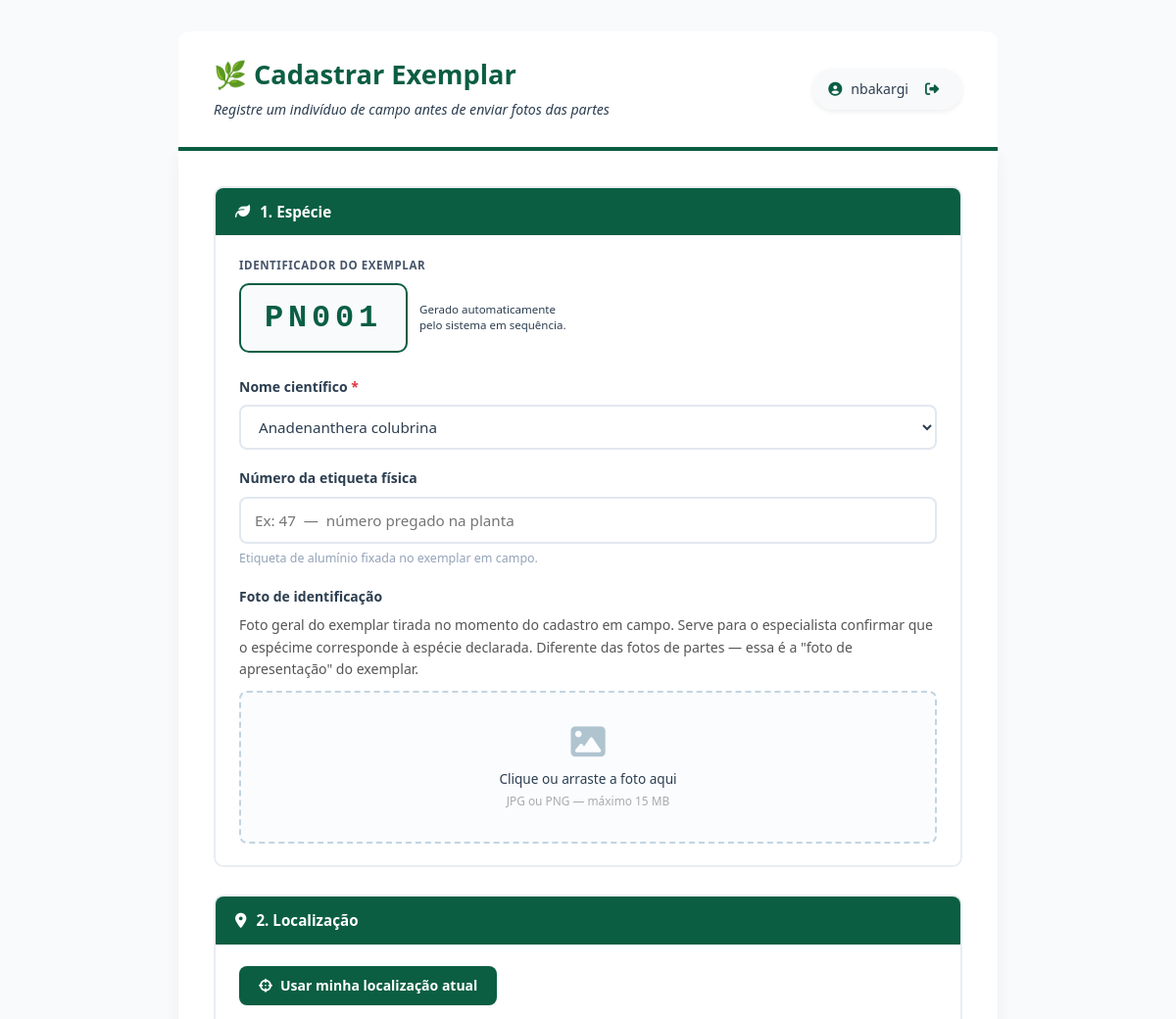
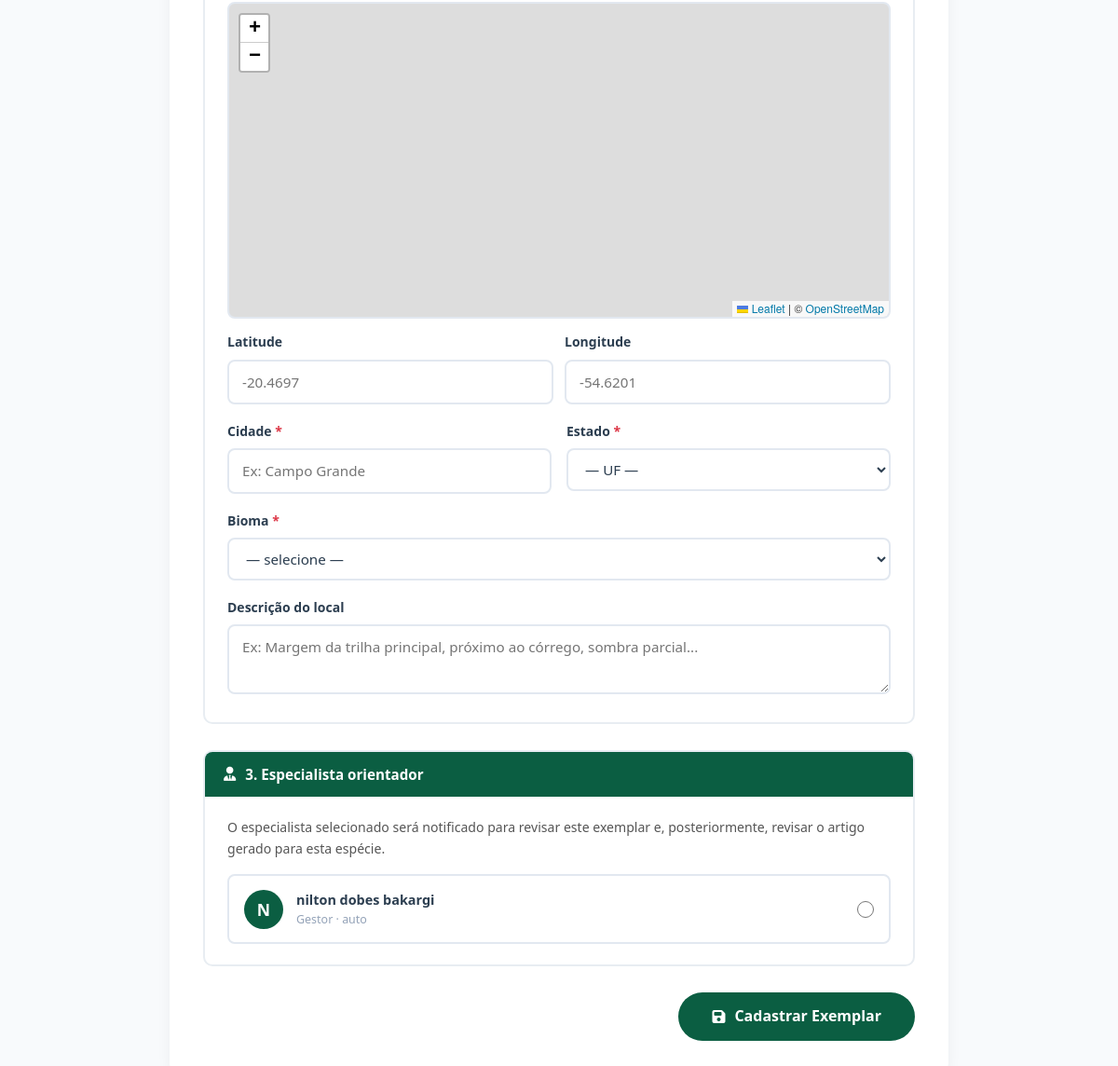
The app's page /src/Views/cadastrar_exemplar.php?especie_id=2 (signed in) with its own data (2 pictures, top to bottom).
### tables this page shows
CREATE TABLE `usuarios` (
  `id` int NOT NULL,
  `nome` varchar(150) NOT NULL,
  `email` varchar(150) NOT NULL,
  `senha_hash` varchar(255) NOT NULL,
  `categoria` enum('gestor','colaborador','revisor','validador','visitante') DEFAULT 'visitante',
  `subtipo_colaborador` varchar(100) DEFAULT NULL,
  `bio` text,
  `foto_perfil` varchar(255) DEFAULT NULL,
  `instituicao` varchar(255) DEFAULT NULL,
  `lattes` varchar(500) DEFAULT NULL,
  `orcid` varchar(20) DEFAULT NULL,
  `status_verificacao` enum('pendente','verificado','bloqueado','aguardando_gestor') DEFAULT 'pendente',
  `ativo` tinyint(1) DEFAULT '1',
  `data_cadastro` datetime DEFAULT CURRENT_TIMESTAMP,
  `ultimo_acesso` datetime DEFAULT NULL
);

### src/Views/cadastrar_exemplar.php (the view, shortened to what this page needs)
<?php
require_once __DIR__ . '/../../config/banco_de_dados.php';
$usuario_nome = $_SESSION['usuario_nome'] ?? 'Usuário';
$especies = $pdo->query("
    SELECT id, nome_cientifico
    FROM especies_administrativo
    WHERE status NOT IN ('publicado')
    ORDER BY nome_cientifico
")->fetchAll();
$especialistas = $pdo->query("
    SELECT id, nome, categoria, instituicao
    FROM usuarios
    WHERE categoria IN ('revisor','gestor')
      AND status_verificacao = 'verificado'
      AND ativo = 1
    ORDER BY nome
")->fetchAll();
$especie_pre = isset($_GET['especie_id']) ? (int)$_GET['especie_id'] : 0;
$stmt_prox = $pdo->query("SELECT MAX(CAST(SUBSTRING(codigo, 3) AS UNSIGNED)) FROM exemplares WHERE codigo REGEXP '^PN[0-9]{3}$'");
$proximo_num = (int)$stmt_prox->fetchColumn() + 1;
$proximo_codigo = 'PN' . str_pad($proximo_num, 3, '0', STR_PAD_LEFT);
?>
<!DOCTYPE html>
<html lang="pt-br">
<head>
    <link rel="stylesheet" href="https://unpkg.com/leaflet@1.9.4/dist/leaflet.css">
    <link href="https://cdn.jsdelivr.net/npm/bootstrap@5.3.0/dist/css/bootstrap.min.css" rel="stylesheet">
    <link rel="stylesheet" href="https://cdnjs.cloudflare.com/ajax/libs/font-awesome/6.4.2/css/all.min.css">
    <link rel="stylesheet" href="/penomato_mvp/assets/css/estilo.css">
</head>
<body>
<div class="container">
    <div class="cabecalho">
        <div>
            <h1>🌿 Cadastrar Exemplar</h1>
            <div class="sub">Registre um indivíduo de campo antes de enviar fotos das partes</div>
        </div>
        <div class="user-pill">
            <i class="fas fa-user-circle"></i>
            <span><?= htmlspecialchars($usuario_nome) ?></span>
            <a href="/penomato_mvp/src/Controllers/auth/logout_controlador.php"
               class="btn-sair" onclick="return confirm('Deseja sair?')">
                <i class="fas fa-sign-out-alt"></i>
            </a>
        </div>
    </div>
    <div class="card-form">
        <form method="POST"
              action="/penomato_mvp/src/Controllers/processar_cadastro_exemplar.php"
              enctype="multipart/form-data"
              id="form-exemplar">
            <div class="secao">
                <div class="secao-titulo">
                    <i class="fas fa-leaf"></i> 1. Espécie
                </div>
                <div class="secao-corpo">
                    <div class="campo" style="margin-bottom: var(--esp-6);">
                        <label style="text-transform:uppercase;font-size:var(--texto-xs);letter-spacing:.05em;font-weight:var(--peso-bold);color:var(--cinza-600);">
                            Identificador do Exemplar
                        </label>
                        <div style="display:flex;align-items:center;gap:var(--esp-3);margin-top:var(--esp-2);">
                            <span style="font-size:2rem;font-weight:var(--peso-bold);font-family:monospace;
                                         color:var(--cor-primaria);background:var(--cinza-50);
                                         border:2px solid var(--cor-primaria);border-radius:var(--raio-md);
                                         padding:var(--esp-2) var(--esp-6);letter-spacing:.15em;">
                                <?php echo htmlspecialchars($proximo_codigo); ?>
                            </span>
                            <span style="font-size:var(--texto-xs);color:var(--cinza-500);line-height:1.4;">
                                Gerado automaticamente<br>pelo sistema em sequência.
                            </span>
                        </div>
                    </div>
                    <div class="campo">
                        <label for="especie_id">
                            Nome científico <span class="req">*</span>
                        </label>
                        <select name="especie_id" id="especie_id" required>
                            <?php foreach ($especies as $esp): ?>
                                <option value="<?= $esp['id'] ?>"
                                    <?= $especie_pre == $esp['id'] ? 'selected' : '' ?>>
                                    <?= htmlspecialchars($esp['nome_cientifico']) ?>
                                </option>
                            <?php endforeach; ?>
                        </select>
                    </div>
                    <div class="campo">
                        <label for="numero_etiqueta">
                            Número da etiqueta física
                        </label>
                        <input type="text" name="numero_etiqueta" id="numero_etiqueta"
                               placeholder="Ex: 47  —  número pregado na planta"
                               maxlength="50">
                        <div class="hint">Etiqueta de alumínio fixada no exemplar em campo.</div>
                    </div>
                    <div class="campo">
                        <label>Foto de identificação</label>
                        <p style="font-size:.88rem;color:#555;margin-bottom:10px;margin-top:2px;">
                            Foto geral do exemplar tirada no momento do cadastro em campo.
                            Serve para o especialista confirmar que o espécime corresponde à espécie declarada.
                            Diferente das fotos de partes — essa é a "foto de apresentação" do exemplar.
                        </p>
                        <div class="drop-zone" id="drop-zone"
                             onclick="document.getElementById('input-foto').click()">
                            <i class="fas fa-image"></i>
                            <p>Clique ou arraste a foto aqui<br>
                               <small style="color:#aaa">JPG ou PNG — máximo 15 MB</small></p>
                        </div>
                    </div>
                </div>
            </div>
            <div class="secao">
                <div class="secao-titulo">
                    <i class="fas fa-map-marker-alt"></i> 2. Localização
                </div>
                <div class="secao-corpo">
                    <button type="button" class="btn-gps" id="btn-gps" onclick="capturarGPS()">
                        <i class="fas fa-crosshairs"></i> Usar minha localização atual
                    </button>
                    <div id="mapa"></div>
                    <div class="coords-row">
                        <div class="campo">
                            <label for="latitude">Latitude</label>
                            <input type="number" name="latitude" id="latitude"
                                   step="0.00000001" min="-90" max="90"
                                   placeholder="-20.4697">
                        </div>
                        <div class="campo">
                            <label for="longitude">Longitude</label>
                            <input type="number" name="longitude" id="longitude"
                                   step="0.00000001" min="-180" max="180"
                                   placeholder="-54.6201">
                        </div>
                    </div>
                    <div class="grid-2">
                        <div class="campo">
                            <label for="cidade">Cidade <span class="req">*</span></label>
                            <input type="text" name="cidade" id="cidade"
                                   placeholder="Ex: Campo Grande" maxlength="150" required>
                        </div>
                        <div class="campo">
                            <label for="estado">Estado <span class="req">*</span></label>
                            <select name="estado" id="estado" required>
                                <option value="">— UF —</option>
                            </select>
                        </div>
                    </div>
                    <div class="campo">
                        <label for="bioma">Bioma <span class="req">*</span></label>
                        <select name="bioma" id="bioma" required>
                            <option value="">— selecione —</option>
                        </select>
                    </div>
                    <div class="campo">
                        <label for="descricao_local">Descrição do local</label>
                        <textarea name="descricao_local" id="descricao_local"
                                  placeholder="Ex: Margem da trilha principal, próximo ao córrego, sombra parcial..."></textarea>
                    </div>
                </div>
            </div>
            <div class="secao">
                <div class="secao-titulo">
                    <i class="fas fa-user-tie"></i> 3. Especialista orientador
                </div>
                <div class="secao-corpo">
                    <p style="font-size:.88rem;color:#555;margin-bottom:16px;">
                        O especialista selecionado será notificado para revisar este exemplar
                        e, posteriormente, revisar o artigo gerado para esta espécie.
                    </p>
                    <?php if (empty($especialistas)): ?>
                        <div class="alerta alerta-warning">
                            <i class="fas fa-exclamation-triangle"></i>
                            <span>Nenhum especialista cadastrado ainda. Peça ao gestor para cadastrar
                            um usuário com categoria <strong>Revisor</strong> antes de continuar.</span>
                        </div>
                        <input type="hidden" name="especialista_id" value="">
                    <?php else: ?>
                        <div style="display:flex;flex-direction:column;gap:10px;" id="lista-especialistas">
                            <?php foreach ($especialistas as $esp): ?>
                                <label class="esp-card" id="card-<?= $esp['id'] ?>"
                                       onclick="selecionarEsp(<?= $esp['id'] ?>)">
                                    <div class="esp-avatar">
                                        <?= strtoupper(substr($esp['nome'], 0, 1)) ?>
                                    </div>
                                    <div>
                                        <div class="esp-nome"><?= htmlspecialchars($esp['nome']) ?></div>
                                        <div class="esp-cat">
                                            <?= ucfirst($esp['categoria']) ?>
                                            <?= $esp['instituicao'] ? ' · ' . htmlspecialchars($esp['instituicao']) : '' ?>
                                        </div>
                                    </div>
                                    <input type="radio" name="_esp_radio"
                                           value="<?= $esp['id'] ?>" class="esp-radio">
                                </label>
                            <?php endforeach; ?>
                        </div>
                    <?php endif; ?>
                </div>
            </div>
            <div class="rodape">
                <a href="/penomato_mvp/src/Views/entrar_colaborador.php" class="btn-voltar">
                    <i class="fas fa-arrow-left"></i> Voltar ao Painel
                </a>
                <button type="submit" class="btn-salvar" id="btn-salvar">
                    <i class="fas fa-save"></i> Cadastrar Exemplar
                </button>
            </div>
        </form>
    </div>
</div>
</body>
</html>

### assets/css/estilo.css (style rules this page uses)
:root { --verde-900: #052e1c; --verde-800: #0b5e42; --verde-700: #0a4c35; --verde-600: #1a7a5a; --verde-400: #34c48a; --verde-100: #e8f5e9; --verde-50: #f0fdf6; --cor-primaria: var(--verde-800); --cor-primaria-hover: var(--verde-700); --cor-primaria-fundo: var(--verde-100); --cinza-900: #1a2634; --cinza-800: #2c3e50; --cinza-600: #475569; --cinza-400: #94a3b8; --cinza-300: #cbd5e1; --cinza-200: #e2e8f0; --cinza-100: #f1f5f9; --cinza-50: #f8fafc; --branco: #ffffff; --sucesso-texto: #155724; --sucesso-fundo: #d4edda; --sucesso-borda: #c3e6cb; --sucesso-cor: #28a745; --perigo-texto: #721c24; --perigo-fundo: #f8d7da; --perigo-borda: #f5c6cb; --perigo-cor: #dc3545; --aviso-texto: #856404; --aviso-fundo: #fff3cd; --aviso-borda: #ffc107; --aviso-cor: #e6ac00; --info-texto: #0c5460; --info-fundo: #d1ecf1; --info-borda: #bee5eb; --info-cor: #17a2b8; --status-sem-dados: #94a3b8; --status-dados-internet:#64748b; --status-descrita: #d97706; --status-registrada: #0891b2; --status-em-revisao: #7c3aed; --status-revisada: #1d4ed8; --status-contestado: #dc2626; --status-publicado: #16a34a; --fonte-principal: 'Segoe UI', Tahoma, Geneva, Verdana, sans-serif; --fonte-mono: 'Courier New', Courier, monospace; --texto-xs: 0.72rem; --texto-sm: 0.85rem; --texto-base: 1rem; --texto-md: 1.05rem; --texto-lg: 1.2rem; --texto-xl: 1.4rem; --texto-2xl: 1.75rem; --texto-3xl: 2.2rem; --peso-normal: 400; --peso-medio: 500; --peso-semi: 600; --peso-bold: 700; --linha-base: 1.6; --linha-apertada:1.3; --linha-larga: 1.8; --esp-1: 4px; --esp-2: 8px; --esp-3: 12px; --esp-4: 16px; --esp-5: 20px; --esp-6: 24px; --esp-8: 32px; --esp-10: 40px; --esp-12: 48px; --esp-16: 64px; --raio-sm: 6px; --raio-md: 10px; --raio-lg: 16px; --raio-xl: 24px; --raio-pill: 999px; --sombra-sm: 0 1px 3px rgba(0,0,0,0.08); --sombra-md: 0 2px 8px rgba(0,0,0,0.10); --sombra-lg: 0 4px 20px rgba(0,0,0,0.13); --sombra-foco:0 0 0 3px rgba(11,94,66,0.18); --transicao: 0.2s ease; }
*, *::before, *::after { box-sizing: border-box; margin: 0; padding: 0; }
html { font-size: 16px; scroll-behavior: smooth; -webkit-text-size-adjust: 100%; }
body { font-family: var(--fonte-principal); font-size: var(--texto-base); line-height: var(--linha-base); color: var(--cinza-800); background: var(--cinza-50); -webkit-font-smoothing: antialiased; }
a { color: var(--cor-primaria); text-decoration: none; }
button, input, select, textarea { font-family: inherit; font-size: inherit; }
h1, h2, h3, h4, h5, h6 { font-weight: var(--peso-bold); line-height: var(--linha-apertada); color: var(--cinza-900); }
h1 { font-size: var(--texto-3xl); }
.secao { background: var(--branco); border: 2px solid var(--cinza-200); border-radius: var(--raio-md); overflow: hidden; margin-bottom: var(--esp-5); }
.secao-titulo { background: var(--cor-primaria); color: var(--branco); padding: var(--esp-3) var(--esp-5); font-weight: var(--peso-semi); font-size: var(--texto-sm); display: flex; align-items: center; gap: var(--esp-2); }
.secao-corpo { padding: var(--esp-5); }
.btn-voltar { background: rgba(255,255,255,0.18); color: var(--branco); border: none; padding: var(--esp-2) var(--esp-4); border-radius: var(--raio-pill); font-size: var(--texto-sm); cursor: pointer; text-decoration: none; transition: background var(--transicao); }
.form-campo, input[type="text"], input[type="email"], input[type="password"], input[type="number"], input[type="date"], input[type="url"], select, textarea { width: 100%; padding: var(--esp-3) var(--esp-4); border: 2px solid var(--cinza-200); border-radius: var(--raio-md); font-size: var(--texto-sm); color: var(--cinza-800); background: var(--branco); transition: border-color var(--transicao), box-shadow var(--transicao); line-height: var(--linha-base); }

### records on screen
usuarios: nome "N", nome "nilton dobes bakargi", categoria "Gestor", instituicao "auto"

### other values on screen
$usuario_nome "nbakargi"
$proximo_codigo "PN001"
form field especie_id "Anadenanthera colubrina"
